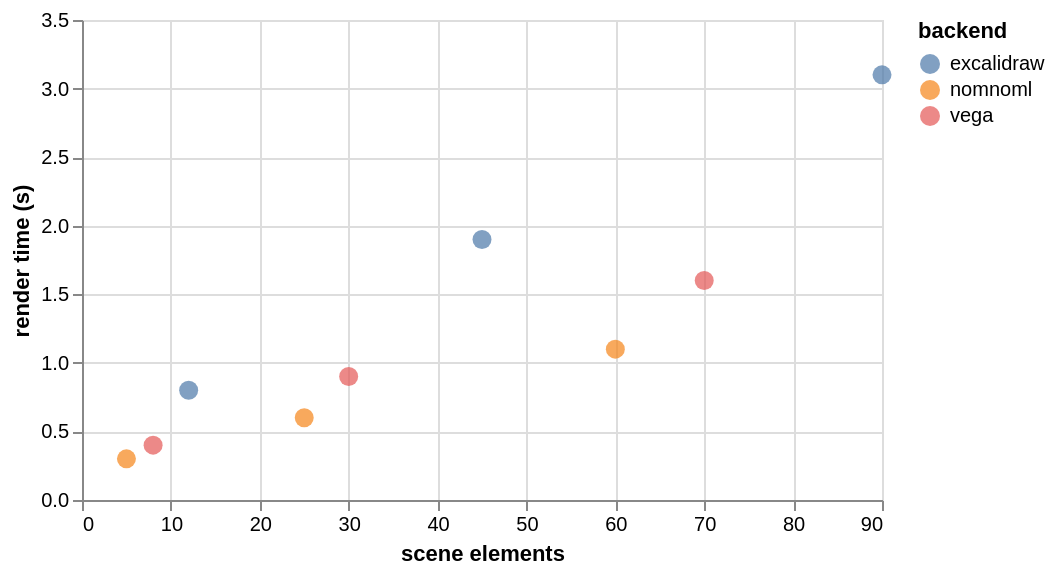

Vega-Lite specification stored for this chart:
### Vega-Lite specification from a JSON file in a GitHub repository (floating-point values rounded to 4 significant figures)
{"$schema": "https://vega.github.io/schema/vega-lite/v5.json", "description": "Scatter with color encoding", "width": 400, "height": 240, "data": {"values": [{"size": 12, "time": 0.8, "backend": "excalidraw"}, {"size": 45, "time": 1.9, "backend": "excalidraw"}, {"size": 90, "time": 3.1, "backend": "excalidraw"}, {"size": 8, "time": 0.4, "backend": "vega"}, {"size": 30, "time": 0.9, "backend": "vega"}, {"size": 70, "time": 1.6, "backend": "vega"}, {"size": 5, "time": 0.3, "backend": "nomnoml"}, {"size": 25, "time": 0.6, "backend": "nomnoml"}, {"size": 60, "time": 1.1, "backend": "nomnoml"}]}, "mark": {"type": "point", "filled": true, "size": 90}, "encoding": {"x": {"field": "size", "type": "quantitative", "title": "scene elements"}, "y": {"field": "time", "type": "quantitative", "title": "render time (s)"}, "color": {"field": "backend", "type": "nominal"}}}
